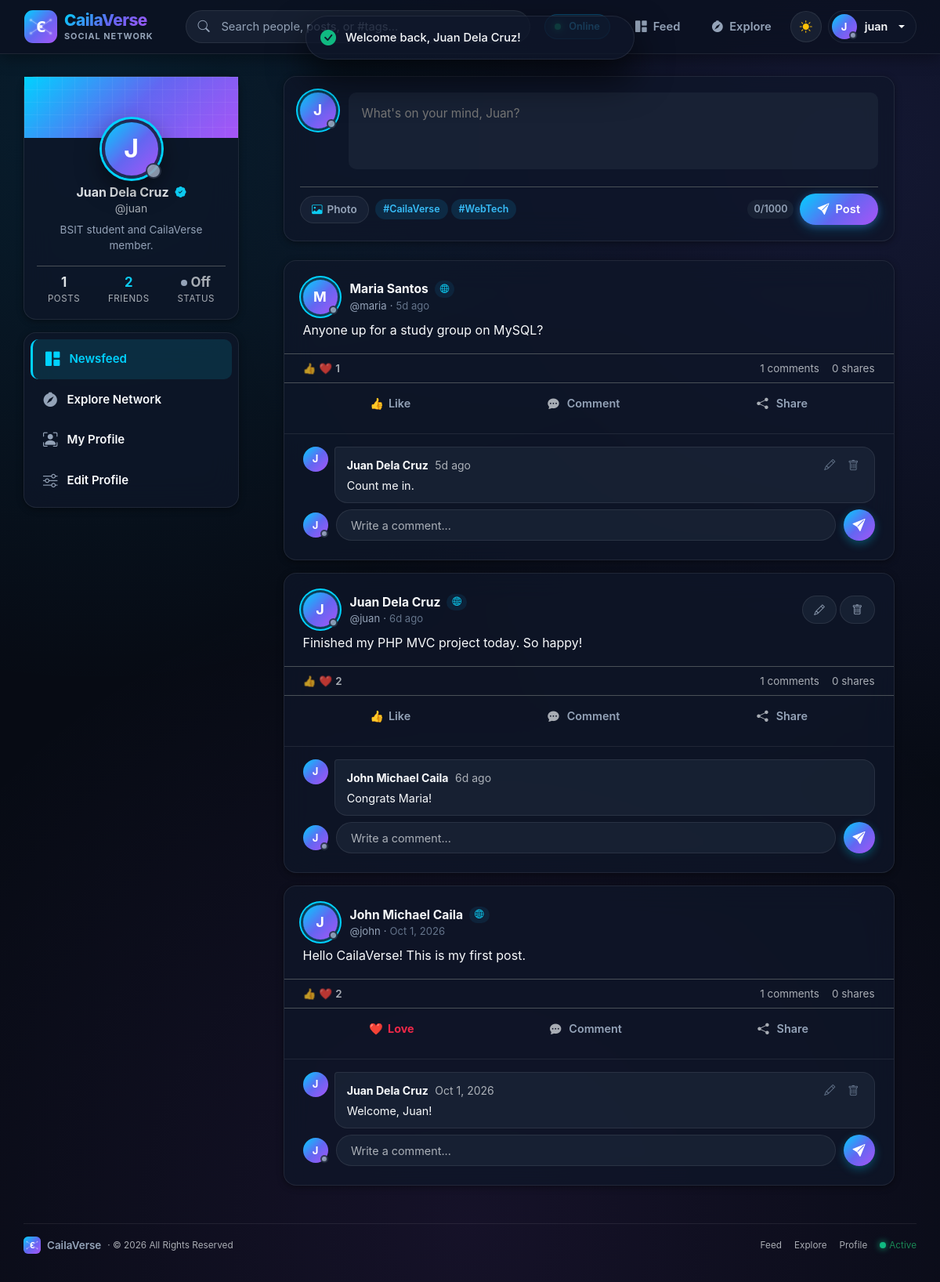
/index.php?c=post&a=feed (signed in), run on the app's committed database.
### tables this page shows
CREATE TABLE users (
    id INT AUTO_INCREMENT PRIMARY KEY,
    username VARCHAR(20) NOT NULL UNIQUE,
    password VARCHAR(255) NOT NULL,
    full_name VARCHAR(100) NOT NULL,
    bio VARCHAR(255) DEFAULT NULL,
    profile_image VARCHAR(255) DEFAULT NULL,
    last_active TIMESTAMP NOT NULL DEFAULT CURRENT_TIMESTAMP ON UPDATE CURRENT_TIMESTAMP,
    created_at TIMESTAMP NOT NULL DEFAULT CURRENT_TIMESTAMP
);

CREATE TABLE posts (
    id INT AUTO_INCREMENT PRIMARY KEY,
    user_id INT NOT NULL,
    content TEXT NOT NULL,
    image VARCHAR(255) DEFAULT NULL,
    shared_post_id INT DEFAULT NULL,
    created_at TIMESTAMP NOT NULL DEFAULT CURRENT_TIMESTAMP,
    CONSTRAINT fk_posts_user FOREIGN KEY (user_id) REFERENCES users(id) ON DELETE CASCADE,
    CONSTRAINT fk_posts_shared FOREIGN KEY (shared_post_id) REFERENCES posts(id) ON DELETE SET NULL
);

CREATE TABLE comments (
    id INT AUTO_INCREMENT PRIMARY KEY,
    post_id INT NOT NULL,
    user_id INT NOT NULL,
    content VARCHAR(500) NOT NULL,
    created_at TIMESTAMP NOT NULL DEFAULT CURRENT_TIMESTAMP,
    CONSTRAINT fk_comments_post FOREIGN KEY (post_id) REFERENCES posts(id) ON DELETE CASCADE,
    CONSTRAINT fk_comments_user FOREIGN KEY (user_id) REFERENCES users(id) ON DELETE CASCADE
);

### app/views/partials/post.php (the view, shortened to what the rows shown need)
<?php
$isOwner = (int) $post['user_id'] === (int) $me['id'];
$likeCount = (int) $post['like_count'];
$shareCount = (int) ($post['share_count'] ?? 0);
$myReaction = $post['my_reaction'] ?? null;
?>
<article class="card card-caila post-card mb-3 fade-up" id="post-<?= (int) $post['id'] ?>" data-post-id="<?= (int) $post['id'] ?>">
    <div class="card-body p-0">
        <header class="d-flex align-items-center gap-3 px-4 pt-4 pb-2">
            <a href="<?= e(url('profile', 'show', ['id' => $post['user_id']])) ?>">
                <?= avatar($post, 44, true) ?>
            </a>
            <div class="flex-grow-1 min-w-0">
                <div class="d-flex align-items-center gap-1 flex-wrap">
                    <a class="post-author d-block text-truncate fw-bold" href="<?= e(url('profile', 'show', ['id' => $post['user_id']])) ?>">
                        <?= e($post['full_name']) ?>
                    </a>
                    <span class="badge-network-pill small ms-1">
                        <i class="bi bi-globe2 text-info"></i>
                    </span>
                </div>
                <div class="d-flex align-items-center gap-1 text-muted small flex-wrap">
                    <span class="post-handle">@<?= e($post['username']) ?></span>
                    <span class="post-handle">&middot;</span>
                    <span class="post-time" title="<?= e(format_date($post['created_at'])) ?>"><?= e(time_ago($post['created_at'])) ?></span>
                </div>
            </div>
            <?php if ($isOwner): ?>
                <div class="d-flex gap-1">
                    <a class="btn btn-soft btn-sm" href="<?= e(url('post', 'edit', ['id' => $post['id']])) ?>" title="Edit post"><i class="bi bi-pencil"></i></a>
                    <form method="post" action="<?= e(url('post', 'delete')) ?>" data-confirm="Delete this post?" data-ajax="delete-post" class="m-0">
                        <button class="btn btn-soft btn-sm btn-soft-danger" type="submit" title="Delete post"><i class="bi bi-trash"></i></button>
                    </form>
                </div>
            <?php endif; ?>
        </header>
        <?php if (!empty($post['content'])): ?>
            <div class="px-4 pb-2">
                <p class="post-content mb-2"><?= nl2br(e($post['content'])) ?></p>
            </div>
        <?php endif; ?>
        <div class="post-stats-line px-4 py-2 border-top d-flex align-items-center justify-content-between text-muted small">
            <div class="d-flex align-items-center gap-1">
                <span class="reactions-summary-icons">
                    <span class="react-mini-badge">👍</span>
                    <span class="react-mini-badge">❤️</span>
                </span>
                <span class="like-count fw-semibold"><?= $likeCount ?></span>
            </div>
            <div class="d-flex align-items-center gap-3">
                <span><span class="comment-count"><?= count($post['comments']) ?></span> comments</span>
                <span><span class="share-count"><?= $shareCount ?></span> shares</span>
            </div>
        </div>
        <div class="post-actions px-4 py-2 border-top d-flex align-items-center justify-content-around">
            <div class="reaction-wrapper position-relative flex-grow-1 text-center">
                <form method="post" action="<?= e(url('post', 'like')) ?>" data-ajax="react" class="m-0 reaction-form d-inline-block w-100">
                    <button class="fb-action-btn react-btn <?= $post['liked'] ? ('reacted-' . e($myReaction ?? 'like')) : '' ?>" type="submit">
                        <span class="react-icon-holder"><?= reaction_icon($myReaction) ?></span>
                        <span class="react-label"><?= reaction_label($myReaction) ?></span>
                    </button>
                </form>
            </div>
            <button type="button" class="fb-action-btn flex-grow-1 text-center" onclick="this.closest('.post-card').querySelector('.comment-input').focus()">
                <i class="bi bi-chat-dots-fill text-muted me-1"></i>
                <span>Comment</span>
            </button>
            <button type="button" class="fb-action-btn flex-grow-1 text-center open-share-modal-btn"
                    data-post-id="<?= (int) $post['id'] ?>"
                    data-post-author="<?= e($post['full_name']) ?>"
                    data-post-content="<?= e(mb_substr($post['content'] ?: ($post['shared_content'] ?? ''), 0, 120)) ?>"
                    title="Share to feed">
                <i class="bi bi-share-fill text-muted me-1"></i>
                <span>Share</span>
            </button>
        </div>
        <div class="comments-wrapper px-4 pb-4">
            <div class="comment-list">
                <?php foreach ($post['comments'] as $comment): ?>
                    <?php require __DIR__ . '/comment.php'; ?>
                <?php endforeach; ?>
            </div>
            <form method="post" action="<?= e(url('comment', 'store')) ?>" data-ajax="comment" class="comment-form mt-2">
                <?= avatar($me, 32, true) ?>
                <input type="text" name="content" class="form-control comment-input" placeholder="Write a comment..." maxlength="500" autocomplete="off" required>
                <button class="btn-send flex-shrink-0" type="submit" title="Send comment"><i class="bi bi-send-fill"></i></button>
            </form>
        </div>
    </div>
</article>

### app/views/layouts/header.php (shortened to what the rows shown need)
<?php $isAuth = ($layout ?? '') === 'auth'; ?>
<!DOCTYPE html>
<html lang="en" data-bs-theme="dark">
<head>
    <link href="https://cdn.jsdelivr.net/npm/bootstrap@5.3.3/dist/css/bootstrap.min.css" rel="stylesheet">
    <link href="https://cdn.jsdelivr.net/npm/bootstrap-icons@1.11.3/font/bootstrap-icons.min.css" rel="stylesheet">
    <link href="assets/css/style.css?v=<?= filemtime(__DIR__ . '/../../../public/assets/css/style.css') ?>" rel="stylesheet">
</head>
<body class="<?= $isAuth ? 'auth-body' : '' ?>">
<?php if (!$isAuth): ?>
<nav class="navbar navbar-expand-lg navbar-caila sticky-top">
    <div class="nav-container d-flex align-items-center justify-content-between">
        <?php if ($me): ?>
            <form class="nav-search d-none d-md-block mx-auto" action="index.php" method="get">
                <i class="bi bi-search"></i>
                <input class="form-control" type="search" name="q" placeholder="Search people, posts, or #tags..." value="<?= e($_GET['q'] ?? '') ?>" required>
            </form>
            <div class="d-flex align-items-center gap-2">
                <span class="network-badge-live d-none d-xl-inline-flex align-items-center me-2">
                    <span class="pulse-dot me-1"></span>
                    <span>Online</span>
                </span>
                <a class="btn-nav-action d-none d-sm-inline-flex" href="<?= e(url()) ?>" title="Newsfeed">
                    <i class="bi bi-grid-1x2-fill"></i> <span>Feed</span>
                </a>
                <a class="btn-nav-action d-none d-sm-inline-flex" href="<?= e(url('search', 'index')) ?>" title="Explore Network">
                    <i class="bi bi-compass-fill"></i> <span>Explore</span>
                </a>
                <button class="btn-theme-toggle" id="themeToggle" type="button" title="Toggle dark/light mode" aria-label="Toggle dark/light mode">
                </button>
                <div class="dropdown">
                    <a class="nav-user-chip dropdown-toggle" href="#" role="button" data-bs-toggle="dropdown" aria-expanded="false">
                        <?= avatar($me, 32, true) ?>
                        <span class="d-none d-sm-inline"><?= e($me['username']) ?></span>
                    </a>
                </div>
            </div>
        <?php endif; ?>
    </div>
</nav>
<?php endif; ?>
<main class="<?= $isAuth ? 'auth-main' : 'page-wide' ?>">

### app/helpers.php (shortened to what the rows shown need)
<?php
function e($value): string
{
    return htmlspecialchars((string) $value, ENT_QUOTES, 'UTF-8');
}
function url(string $c = 'post', string $a = 'feed', array $params = []): string
{
    return 'index.php?' . http_build_query(array_merge(['c' => $c, 'a' => $a], $params));
}
function format_date(string $datetime): string
{
    return date('M j, Y g:i A', strtotime($datetime));
}
function time_ago(string $datetime): string
{
    $diff = time() - strtotime($datetime);
    if ($diff < 604800) {
        return floor($diff / 86400) . 'd ago';
    }
    return date('M j, Y', strtotime($datetime));
}
function is_user_online(?string $lastActive): bool
{
    return (time() - strtotime($lastActive)) <= 300;
}
function avatar(array $user, int $size = 40, bool $showStatus = false): string
{
    $style = 'width:' . $size . 'px;height:' . $size . 'px;font-size:' . round($size * 0.42) . 'px;';
    $class = 'avatar' . ($size >= 44 ? ' avatar-ring' : '');
    $imgFile = $user['profile_image'] ?? '';
    $imgPath = $imgFile !== '' ? (__DIR__ . '/../public/uploads/' . basename($imgFile)) : '';
    $renderedAvatar = '';
    if ($imgFile !== '' && is_file($imgPath)) {
        $renderedAvatar = '<img src="uploads/' . e($imgFile) . '" class="' . $class . '" style="' . $style . '" alt="' . e($user['full_name'] ?? 'User') . '" loading="lazy" onerror="this.onerror=null;this.replaceWith(this.nextElementSibling);">';
        $name = $user['full_name'] ?? $user['username'] ?? '?';
        $initial = strtoupper(mb_substr($name, 0, 1));
        $renderedAvatar .= '<span class="' . $class . ' avatar-text d-none" style="' . $style . '">' . e($initial) . '</span>';
    } else {
        $name = $user['full_name'] ?? $user['username'] ?? '?';
        $initial = strtoupper(mb_substr($name, 0, 1));
        $renderedAvatar = '<span class="' . $class . ' avatar-text" style="' . $style . '">' . e($initial) . '</span>';
    }
    if ($showStatus) {
        $badgeSize = max(10, round($size * 0.26));
        $isOnline = isset($user['last_active']) ? is_user_online($user['last_active']) : false;
        $dotClass = $isOnline ? 'avatar-online-dot' : 'avatar-offline-dot';
        $title = $isOnline ? 'Online' : 'Offline';
        return '<span class="avatar-status-wrapper d-inline-block position-relative">'
            . $renderedAvatar
            . '<span class="' . $dotClass . '" style="width:' . $badgeSize . 'px;height:' . $badgeSize . 'px;" title="' . $title . '"></span>'
            . '</span>';
    }
    return $renderedAvatar;
}
function reaction_icon(?string $type): string
{
    return match ($type) {
        'love'  => '❤️',
        'care'  => '🥰',
        'haha'  => '😆',
        'wow'   => '😮',
        'sad'   => '😢',
        'angry' => '😡',
        default => '👍',
    };
}
function reaction_label(?string $type): string
{
    return match ($type) {
        'love'  => 'Love',
        'care'  => 'Care',
        'haha'  => 'Haha',
        'wow'   => 'Wow',
        'sad'   => 'Sad',
        'angry' => 'Angry',
        default => 'Like',
    };
}

### app/views/post/feed.php (shortened to what the rows shown need)
<div class="feed-grid">
    <aside class="feed-left">
        <div class="sticky-side">
            <?php require __DIR__ . '/../partials/sidebar_left.php'; ?>
        </div>
    </aside>
    <section class="feed-main">
        <div class="composer mb-4 fade-up">
            <form method="post" action="<?= e(url('post', 'store')) ?>" enctype="multipart/form-data" data-ajax="post">
                <div class="d-flex gap-3 align-items-start">
                    <a href="<?= e(url('profile', 'show', ['id' => $me['id']])) ?>">
                        <?= avatar($me, 46, true) ?>
                    </a>
                    <div class="flex-grow-1 min-w-0">
                        <textarea name="content" class="composer-text" rows="3" maxlength="1000"
                                  placeholder="What's on your mind, <?= e(explode(' ', $me['full_name'])[0]) ?>?"
                                  data-counter="#post-counter" required></textarea>
                    </div>
                </div>
            </form>
        </div>
        <div id="feed">
            <?php foreach ($posts as $post): ?>
                <?php require __DIR__ . '/../partials/post.php'; ?>
            <?php endforeach; ?>
        </div>
    </section>
</div>

### app/views/partials/sidebar_left.php (shortened to what the rows shown need)
<?php
$friendsCount = (new FollowModel())->followersCount((int) $me['id']);
?>
<div class="card card-caila user-mini-card mb-3">
    <div class="card-body pt-0 pb-3 text-center">
        <a href="<?= e(url('profile', 'show', ['id' => $me['id']])) ?>" class="user-mini-avatar-wrap">
            <?= avatar($me, 76, true) ?>
        </a>
        <h6 class="user-mini-name mt-2 mb-0">
            <a href="<?= e(url('profile', 'show', ['id' => $me['id']])) ?>" class="text-decoration-none text-reset fw-bold">
                <?= e($me['full_name']) ?>
                <i class="bi bi-patch-check-fill text-info ms-1" title="Verified Member" style="font-size: 0.88rem;"></i>
            </a>
        </h6>
        <small class="text-muted d-block">@<?= e($me['username']) ?></small>
        <?php if (!empty($me['bio'])): ?>
            <p class="user-mini-bio mt-2 mb-0 text-truncate-2"><?= e($me['bio']) ?></p>
        <?php endif; ?>
        <div class="user-stats-bar mt-3 pt-2 border-top d-flex justify-content-around">
            <div class="stat-col text-center">
            </div>
            <div class="stat-col text-center">
                <div class="stat-number fw-bold text-info"><?= $friendsCount ?></div>
                <div class="stat-label small text-muted">Friends</div>
            </div>
            <div class="stat-col text-center">
            </div>
        </div>
    </div>
</div>

### app/views/partials/comment.php (shortened to what the rows shown need)
<div class="comment-item d-flex gap-2 mb-2" id="comment-<?= (int) $comment['id'] ?>">
    <a href="<?= e(url('profile', 'show', ['id' => $comment['user_id']])) ?>" class="flex-shrink-0"><?= avatar($comment, 32) ?></a>
    <div class="comment-bubble flex-grow-1">
        <div class="d-flex justify-content-between align-items-start gap-2">
            <div class="min-w-0">
                <a class="comment-author" href="<?= e(url('profile', 'show', ['id' => $comment['user_id']])) ?>"><?= e($comment['full_name']) ?></a>
                <small class="text-muted ms-1" title="<?= e(format_date($comment['created_at'])) ?>"><?= e(time_ago($comment['created_at'])) ?></small>
            </div>
            <?php if ((int) $comment['user_id'] === (int) $me['id']): ?>
                <div class="d-flex align-items-center gap-2 flex-shrink-0">
                    <a class="icon-link" href="<?= e(url('comment', 'edit', ['id' => $comment['id']])) ?>" title="Edit"><i class="bi bi-pencil"></i></a>
                    <form method="post" action="<?= e(url('comment', 'delete')) ?>" data-confirm="Delete this comment?" data-ajax="delete-comment" class="m-0">
                        <button class="icon-link icon-danger" type="submit" title="Delete"><i class="bi bi-trash"></i></button>
                    </form>
                </div>
            <?php endif; ?>
        </div>
        <div class="comment-text"><?= nl2br(e($comment['content'])) ?></div>
    </div>
</div>

### data on the page
users: full_name "J J J", username "juan", full_name "Juan Dela Cruz", bio "BSIT student and CailaVerse member.", id "2", content "What's on your mind, Juan?", full_name "J"
posts: user.full_name "M", user.full_name "Maria Santos", user.username "maria", created_at "5d ago", content "Anyone up for a study group on MySQL?", likeCount "1", count($post['comments']) "1", shareCount "0"
comments: user.full_name "J", user.full_name "Juan Dela Cruz", created_at "5d ago", content "Count me in."
posts: user.full_name "J J", user.full_name "Juan Dela Cruz", user.username "juan", created_at "6d ago", content "Finished my PHP MVC project today. So happy!", likeCount "2", count($post['comments']) "1", shareCount "0"
comments: user.full_name "J", user.full_name "John Michael Caila", created_at "6d ago", content "Congrats Maria!"
posts: user.full_name "J", user.full_name "John Michael Caila", user.username "john", created_at "Oct 1, 2026", content "Hello CailaVerse! This is my first post.", likeCount "2", count($post['comments']) "1", shareCount "0", myReaction "❤️", myReaction "Love"
comments: user.full_name "J", user.full_name "Juan Dela Cruz", created_at "Oct 1, 2026", content "Welcome, Juan!"

### other printed values
$postCount "1"
